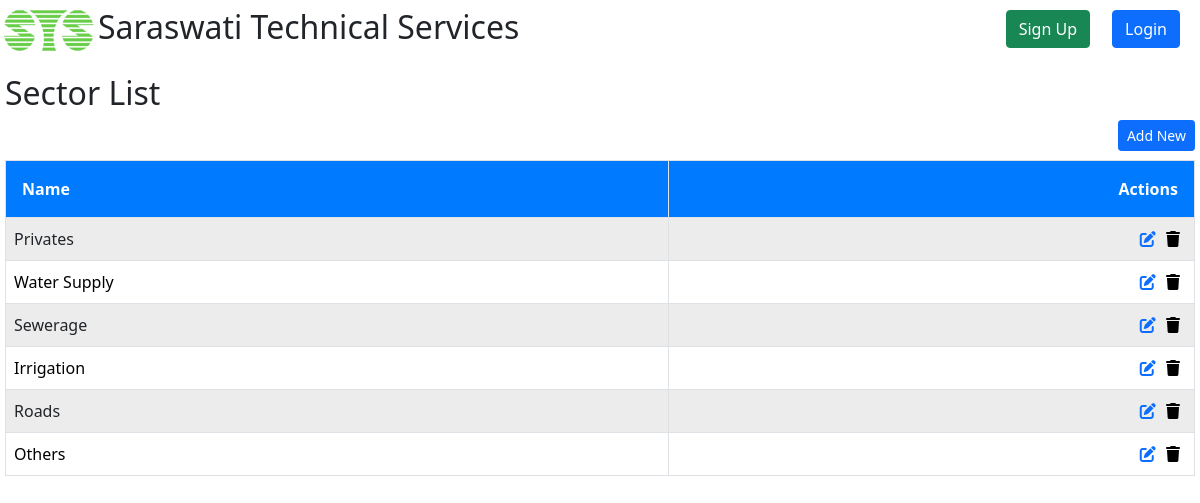
The app's page /project/sectorList with its own data.
### Project/models.py (models this page shows, shortened)
class Sector(models.Model):
    sectorName = models.CharField(max_length=20)

### Project/views.py (the view)
# urls.py: path('sectorList', views.sectorList, name="sectorList"),
def sectorList(request):
    sector = Sector.objects.all()
    context = {"sector": sector}
    return render(request, "project/sectorList.html", context)

### Project/templates/project/sectorList.html
{% extends "registration/base.html" %}
{% block content %}
    <h2>Sector List</h2>
    <button type="button" class="btn btn-primary btn-sm" style="float:right;" hx-get="{% url 'sectorCreateView' %}" hx-target="#modal-body" hx-trigger="click" hx-swap="innerHTML">
        Add New
    </button>
    <table class="table table-striped table-hover mt-5">
        <thead>
            <tr>
                <th class="text-start border">Name</th>
                <th class="text-end border">Actions</th>
            </tr>
        </thead>
        <tbody>
            {% for sc in sector %}
                {% include 'project/sectorRow.html' with sc=sc %}
            {% endfor %}
        </tbody>
    </table>
{% endblock %}

### Project/templates/project/sectorRow.html (shortened to what this page needs)
<tr id="sector-{{ sc.id }}">
    <td class="text-start border">{{ sc.sectorName }}</td>
    <td class="text-end border sector-actions">
        <a href="{% url 'sectorUpdateView' sc.id %}" hx-get="{% url 'sectorUpdateView' sc.id %}" hx-target="#modal-body" hx-swap="innerHTML" title="Edit Sector"><i class="fas fa-edit" aria-hidden="true"></i></a>
        <form id="delete-form-{{ sc.id }}" method="POST" style="display:inline;" id="delete-form-{{ sc.id }}" hx-post="{% url 'sectorDeleteView' sc.id %}"
              hx-target="#sector-{{ sc.id }}"
              hx-swap="outerHTML">
            <button type="submit" style="background: none; border: none; cursor: pointer;" title="Delete Sector">
                <i class="fas fa-trash" aria-hidden="true"></i>
            </button>
        </form>
    </td>
</tr>

### Base/templates/registration/base.html (style rules this page uses)
html, body { height: 100%; margin: 0; overflow-x,overflow-y: hidden; }
.table-striped tbody tr:nth-of-type(odd) { background-color: #f9f9f9; }
.table-striped tbody tr:nth-of-type(even) { background-color: #ffffff; }
.table th, .table td { vertical-align: middle; }
.table thead th { background-color: #007bff; color: white; text-align: center; }
.table th { padding: 1rem; }

### records on screen
Sector: sectorName "Privates"
Sector: sectorName "Water Supply"
Sector: sectorName "Sewerage"
Sector: sectorName "Irrigation"
Sector: sectorName "Roads"
Sector: sectorName "Others"
